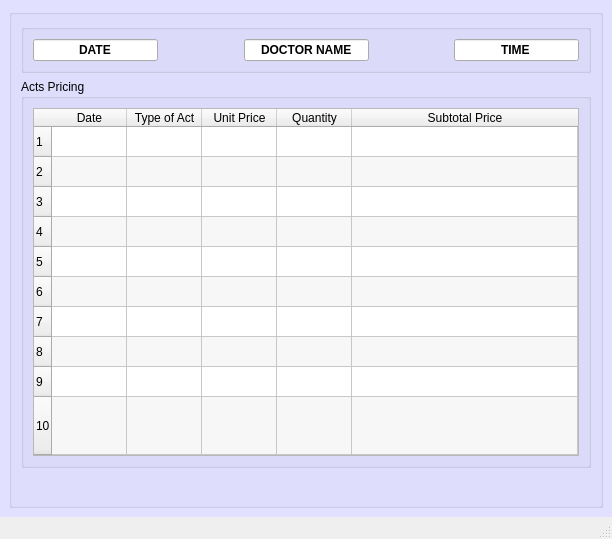
<?xml version="1.0" encoding="UTF-8"?>
<ui version="4.0">
 <class>AppCentralWidget</class>
 <widget class="QMainWindow" name="AppCentralWidget">
  <property name="geometry">
   <rect>
    <x>0</x>
    <y>0</y>
    <width>612</width>
    <height>539</height>
   </rect>
  </property>
  <property name="sizePolicy">
   <sizepolicy hsizetype="MinimumExpanding" vsizetype="Preferred">
    <horstretch>0</horstretch>
    <verstretch>0</verstretch>
   </sizepolicy>
  </property>
  <property name="windowTitle">
   <string>MainWindow</string>
  </property>
  <property name="windowIcon">
   <iconset>
    <normaloff>:/custom/res/MDTicon.svg</normaloff>:/custom/res/MDTicon.svg</iconset>
  </property>
  <property name="styleSheet">
   <string notr="true">QWidget#centralwidget
{
	background-color: rgb(225, 225, 255);
}</string>
  </property>
  <property name="iconSize">
   <size>
    <width>32</width>
    <height>32</height>
   </size>
  </property>
  <property name="documentMode">
   <bool>false</bool>
  </property>
  <widget class="QWidget" name="centralwidget">
   <property name="styleSheet">
    <string notr="true">QWidget#centralWidget
{
	background-color: rgb(255, 255, 255);
}</string>
   </property>
   <layout class="QGridLayout" name="gridLayout">
    <item row="0" column="0">
     <widget class="QGroupBox" name="groupBox_5">
      <property name="font">
       <font>
        <weight>75</weight>
        <bold>true</bold>
       </font>
      </property>
      <property name="title">
       <string/>
      </property>
      <property name="flat">
       <bool>false</bool>
      </property>
      <layout class="QGridLayout" name="gridLayout_3">
       <item row="2" column="0" colspan="2">
        <layout class="QGridLayout" name="gridLayout_2">
         <item row="0" column="4">
          <widget class="QPushButton" name="PB_Close">
           <property name="sizePolicy">
            <sizepolicy hsizetype="Preferred" vsizetype="Preferred">
             <horstretch>0</horstretch>
             <verstretch>0</verstretch>
            </sizepolicy>
           </property>
           <property name="font">
            <font>
             <weight>75</weight>
             <bold>true</bold>
            </font>
           </property>
           <property name="mouseTracking">
            <bool>false</bool>
           </property>
           <property name="toolTip">
            <string>&lt;html&gt;&lt;head/&gt;&lt;body&gt;&lt;p align=&quot;center&quot;&gt;Exit&lt;/p&gt;&lt;/body&gt;&lt;/html&gt;</string>
           </property>
           <property name="text">
            <string/>
           </property>
           <property name="icon">
            <iconset resource="../mainwindow.qrc">
             <normaloff>:/icons/res/next-1.png</normaloff>:/icons/res/next-1.png</iconset>
           </property>
           <property name="iconSize">
            <size>
             <width>37</width>
             <height>37</height>
            </size>
           </property>
           <property name="flat">
            <bool>true</bool>
           </property>
          </widget>
         </item>
         <item row="0" column="0">
          <widget class="QPushButton" name="logo">
           <property name="enabled">
            <bool>false</bool>
           </property>
           <property name="sizePolicy">
            <sizepolicy hsizetype="Preferred" vsizetype="Preferred">
             <horstretch>0</horstretch>
             <verstretch>0</verstretch>
            </sizepolicy>
           </property>
           <property name="font">
            <font>
             <weight>75</weight>
             <bold>true</bold>
            </font>
           </property>
           <property name="mouseTracking">
            <bool>false</bool>
           </property>
           <property name="toolTip">
            <string>&lt;html&gt;&lt;head/&gt;&lt;body&gt;&lt;p align=&quot;center&quot;&gt;Exit&lt;/p&gt;&lt;/body&gt;&lt;/html&gt;</string>
           </property>
           <property name="text">
            <string/>
           </property>
           <property name="icon">
            <iconset resource="../mainwindow.qrc">
             <normaloff>:/misc/res/logo.png</normaloff>:/misc/res/logo.png</iconset>
           </property>
           <property name="iconSize">
            <size>
             <width>64</width>
             <height>64</height>
            </size>
           </property>
           <property name="checkable">
            <bool>false</bool>
           </property>
           <property name="flat">
            <bool>true</bool>
           </property>
          </widget>
         </item>
         <item row="0" column="2">
          <widget class="QPushButton" name="PB_Accept">
           <property name="sizePolicy">
            <sizepolicy hsizetype="Preferred" vsizetype="Preferred">
             <horstretch>0</horstretch>
             <verstretch>0</verstretch>
            </sizepolicy>
           </property>
           <property name="font">
            <font>
             <weight>75</weight>
             <bold>true</bold>
            </font>
           </property>
           <property name="mouseTracking">
            <bool>false</bool>
           </property>
           <property name="toolTip">
            <string>&lt;html&gt;&lt;head/&gt;&lt;body&gt;&lt;p align=&quot;center&quot;&gt;Exit&lt;/p&gt;&lt;/body&gt;&lt;/html&gt;</string>
           </property>
           <property name="text">
            <string/>
           </property>
           <property name="icon">
            <iconset resource="../mainwindow.qrc">
             <normaloff>:/icons/res/tick.png</normaloff>:/icons/res/tick.png</iconset>
           </property>
           <property name="iconSize">
            <size>
             <width>37</width>
             <height>37</height>
            </size>
           </property>
           <property name="flat">
            <bool>true</bool>
           </property>
          </widget>
         </item>
         <item row="0" column="1">
          <spacer name="horizontalSpacer">
           <property name="orientation">
            <enum>Qt::Horizontal</enum>
           </property>
           <property name="sizeHint" stdset="0">
            <size>
             <width>40</width>
             <height>20</height>
            </size>
           </property>
          </spacer>
         </item>
         <item row="0" column="3">
          <spacer name="horizontalSpacer_4">
           <property name="orientation">
            <enum>Qt::Horizontal</enum>
           </property>
           <property name="sizeHint" stdset="0">
            <size>
             <width>40</width>
             <height>20</height>
            </size>
           </property>
          </spacer>
         </item>
        </layout>
       </item>
       <item row="1" column="0" colspan="2">
        <widget class="QGroupBox" name="groupBox_2">
         <property name="title">
          <string>Acts Pricing</string>
         </property>
         <layout class="QGridLayout" name="gridLayout_5">
          <item row="0" column="0">
           <widget class="QTableWidget" name="dbtable">
            <property name="alternatingRowColors">
             <bool>true</bool>
            </property>
            <property name="rowCount">
             <number>10</number>
            </property>
            <attribute name="horizontalHeaderDefaultSectionSize">
             <number>75</number>
            </attribute>
            <attribute name="horizontalHeaderShowSortIndicator" stdset="0">
             <bool>false</bool>
            </attribute>
            <attribute name="horizontalHeaderStretchLastSection">
             <bool>true</bool>
            </attribute>
            <attribute name="verticalHeaderCascadingSectionResizes">
             <bool>false</bool>
            </attribute>
            <attribute name="verticalHeaderShowSortIndicator" stdset="0">
             <bool>false</bool>
            </attribute>
            <attribute name="verticalHeaderStretchLastSection">
             <bool>true</bool>
            </attribute>
            <row/>
            <row/>
            <row/>
            <row/>
            <row/>
            <row/>
            <row/>
            <row/>
            <row/>
            <row/>
            <column>
             <property name="text">
              <string>Date</string>
             </property>
            </column>
            <column>
             <property name="text">
              <string>Type of Act</string>
             </property>
            </column>
            <column>
             <property name="text">
              <string>Unit Price</string>
             </property>
            </column>
            <column>
             <property name="text">
              <string>Quantity</string>
             </property>
            </column>
            <column>
             <property name="text">
              <string>Subtotal Price</string>
             </property>
            </column>
           </widget>
          </item>
         </layout>
        </widget>
       </item>
       <item row="0" column="0" colspan="2">
        <widget class="QGroupBox" name="groupBox_3">
         <property name="styleSheet">
          <string notr="true"/>
         </property>
         <property name="title">
          <string/>
         </property>
         <layout class="QGridLayout" name="gridLayout_4">
          <item row="0" column="5" alignment="Qt::AlignHCenter">
           <widget class="QLineEdit" name="LE_time">
            <property name="font">
             <font>
              <weight>75</weight>
              <bold>true</bold>
             </font>
            </property>
            <property name="text">
             <string>TIME</string>
            </property>
            <property name="alignment">
             <set>Qt::AlignCenter</set>
            </property>
            <property name="readOnly">
             <bool>true</bool>
            </property>
           </widget>
          </item>
          <item row="0" column="1">
           <spacer name="horizontalSpacer_2">
            <property name="orientation">
             <enum>Qt::Horizontal</enum>
            </property>
            <property name="sizeHint" stdset="0">
             <size>
              <width>40</width>
              <height>20</height>
             </size>
            </property>
           </spacer>
          </item>
          <item row="0" column="0">
           <widget class="QLineEdit" name="LE_date">
            <property name="font">
             <font>
              <weight>75</weight>
              <bold>true</bold>
             </font>
            </property>
            <property name="text">
             <string>DATE</string>
            </property>
            <property name="alignment">
             <set>Qt::AlignCenter</set>
            </property>
            <property name="readOnly">
             <bool>true</bool>
            </property>
           </widget>
          </item>
          <item row="0" column="3">
           <spacer name="horizontalSpacer_3">
            <property name="orientation">
             <enum>Qt::Horizontal</enum>
            </property>
            <property name="sizeHint" stdset="0">
             <size>
              <width>40</width>
              <height>20</height>
             </size>
            </property>
           </spacer>
          </item>
          <item row="0" column="2">
           <widget class="QLineEdit" name="LE_name">
            <property name="font">
             <font>
              <weight>75</weight>
              <bold>true</bold>
             </font>
            </property>
            <property name="text">
             <string>DOCTOR NAME</string>
            </property>
            <property name="alignment">
             <set>Qt::AlignCenter</set>
            </property>
            <property name="readOnly">
             <bool>true</bool>
            </property>
           </widget>
          </item>
         </layout>
        </widget>
       </item>
      </layout>
     </widget>
    </item>
   </layout>
  </widget>
  <widget class="QStatusBar" name="statusbar"/>
  <action name="actionSave_TSV_metallurgy_file">
   <property name="text">
    <string>Save .tmmf file</string>
   </property>
  </action>
  <action name="actionLoad_TSV_metallurgy_file">
   <property name="text">
    <string>Save as .tmmf file</string>
   </property>
  </action>
  <action name="actionLoad_tmmf">
   <property name="text">
    <string>Load .tmmf file</string>
   </property>
  </action>
  <action name="actionQuick_Reference_Guide">
   <property name="text">
    <string>Quick Reference Guide</string>
   </property>
  </action>
  <action name="actionUser_uide">
   <property name="text">
    <string>User Guide</string>
   </property>
  </action>
  <action name="actionAbout_TMT">
   <property name="text">
    <string>About TMT</string>
   </property>
  </action>
 </widget>
 <resources>
  <include location="../mainwindow.qrc"/>
 </resources>
 <connections/>
</ui>
